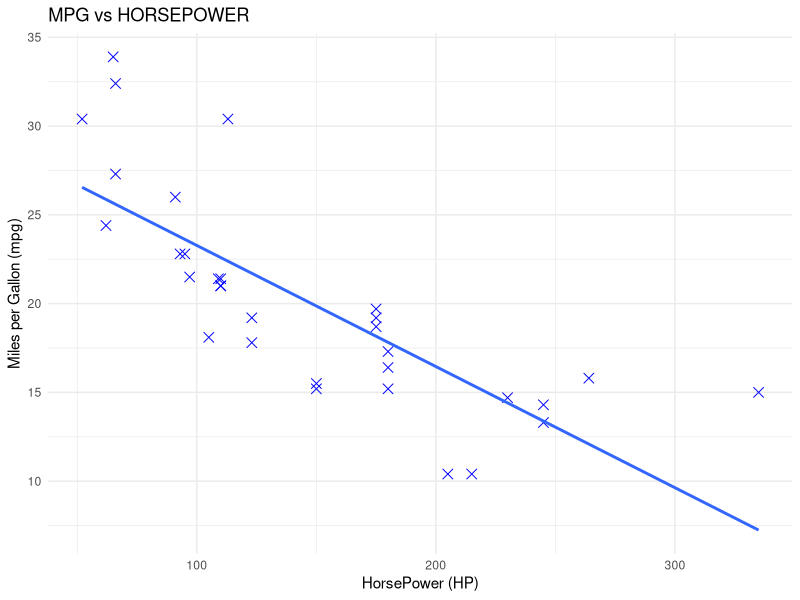

Write the R code that produced this figure.
# print("Suhani")
# print("Hello World")

# # Load ggplot2 library
# library(ggplot2)

# # Load the built-in dataset
# data(mtcars)

# # View the dataset
# head(mtcars)

# # Compute correlation between mpg (Miles per Gallon) and hp (Horsepower)
# correlation <- cor(mtcars$mpg, mtcars$hp)

# # Print the correlation
# print(paste("correlation between mpg and hp is:", round(correlation, 2)))
# # paste()	Joins words or variables into a string
# # print()	Displays the result in the console

# # Create scatter plot with regression line
# ggplot(data = mtcars, aes(x = hp, y = mpg)) +
#   geom_point(shape = 4, color = "blue", size = 3) +
#   geom_smooth(method = "lm", se = FALSE) +
#   labs(
#     title = "MPG vs HorsePower",
#     x = "HorsePower (HP)",
#     y = "Miles per Gallon (mpg)"
#   ) +
#   theme_minimal()


library(ggplot2)
data(mtcars)
head(mtcars)
correlation<-cor(mtcars$mpg,mtcars$hp)
print(paste("correlation of mpg and hp is:",(round(correlation,2))))
ggplot(data=mtcars,aes(x=hp,y=mpg))+
geom_point(shape=4,color="blue",size=3)+
geom_smooth(method="lm",se=FALSE)+
labs(
    title="MPG vs HORSEPOWER",
    x="HorsePower (HP)",
    y="Miles per Gallon (mpg)"
)+
theme_minimal()
